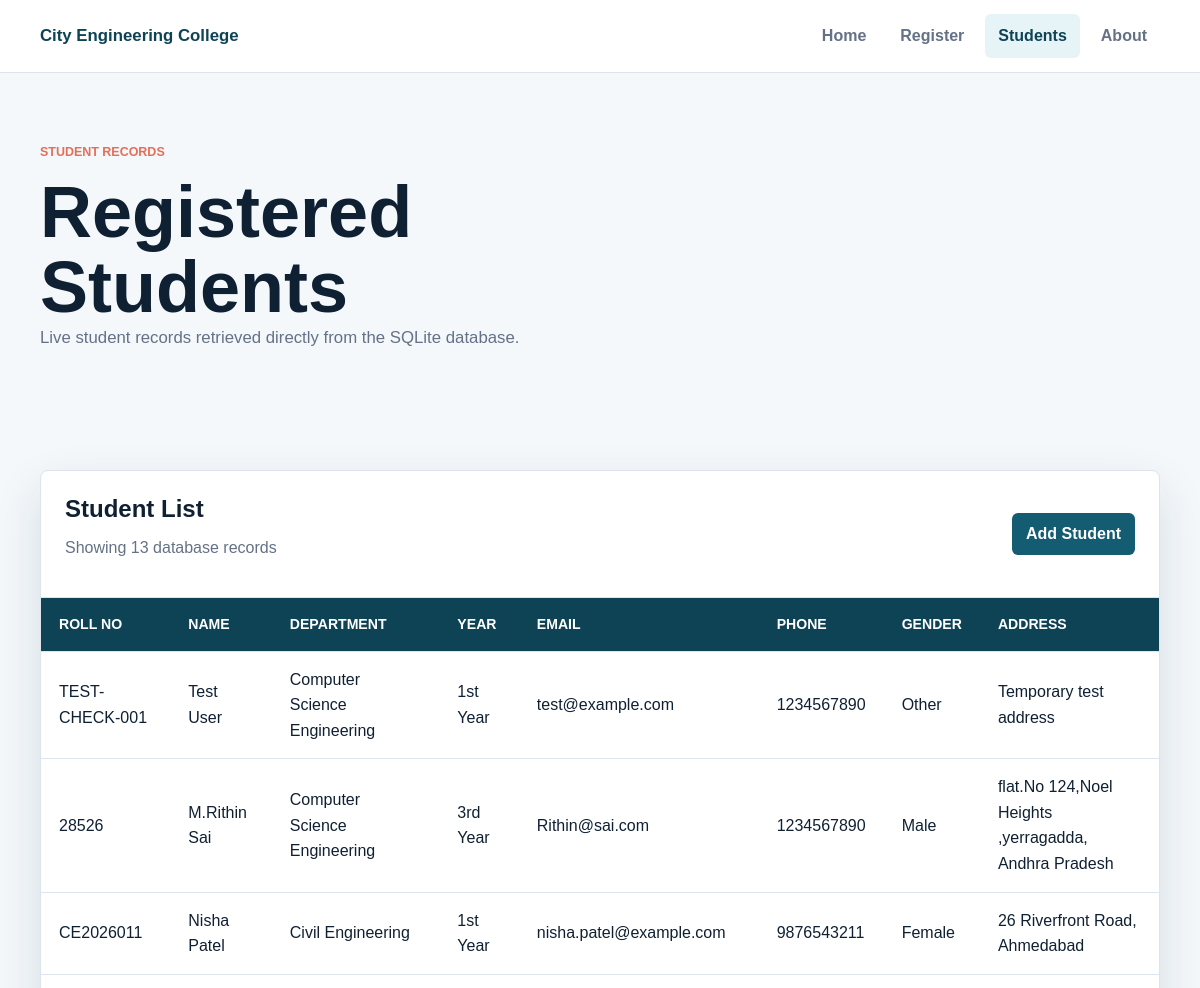
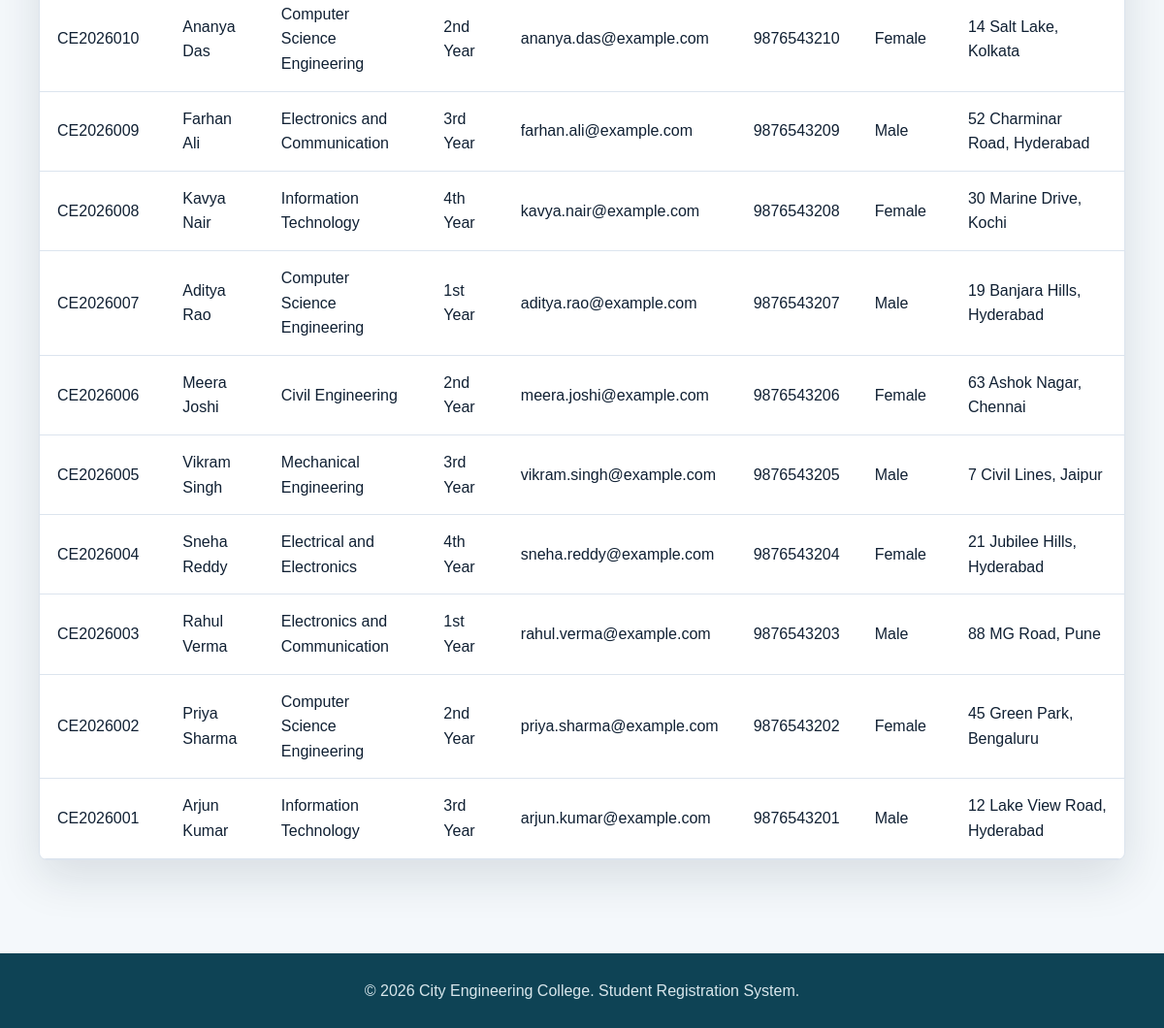
/students, run on the app's committed database (2 pictures, top to bottom).
### tables this page shows
CREATE TABLE students (
            id INTEGER PRIMARY KEY AUTOINCREMENT,
            student_name TEXT NOT NULL,
            roll_number TEXT NOT NULL UNIQUE,
            department TEXT NOT NULL,
            year TEXT NOT NULL,
            email TEXT NOT NULL,
            phone TEXT NOT NULL,
            gender TEXT NOT NULL,
            address TEXT NOT NULL,
            created_at TIMESTAMP DEFAULT CURRENT_TIMESTAMP
        );

### app.py (the view)
@app.route("/students")
def student_records():
    return render_template("students.html", students=get_students())

### app.py (called while the page is built)
def get_db():
    if "db" not in g:
        g.db = sqlite3.connect(DATABASE)
        g.db.row_factory = sqlite3.Row
    return g.db

def init_db():
    db = get_db()
    db.execute(
        """
        CREATE TABLE IF NOT EXISTS students (
            id INTEGER PRIMARY KEY AUTOINCREMENT,
            student_name TEXT NOT NULL,
            roll_number TEXT NOT NULL UNIQUE,
            department TEXT NOT NULL,
            year TEXT NOT NULL,
            email TEXT NOT NULL,
            phone TEXT NOT NULL,
            gender TEXT NOT NULL,
            address TEXT NOT NULL,
            created_at TIMESTAMP DEFAULT CURRENT_TIMESTAMP
        )
        """
    )
    db.commit()

def get_students():
    db = get_db()
    return db.execute(
        """
        SELECT id, student_name, roll_number, department, year,
               email, phone, gender, address, created_at
        FROM students
        ORDER BY id DESC
        """
    ).fetchall()

@app.before_request
def ensure_database():
    init_db()

### templates/students.html (shortened to what this page needs)
<!DOCTYPE html>
<html lang="en">
<head>
    <link rel="stylesheet" href="{{ url_for('static', filename='css/style.css') }}">
</head>
<body>
    <header class="site-header">
        <nav class="navbar">
            <a class="brand" href="{{ url_for('home') }}">City Engineering College</a>
            <div class="nav-links">
                <a href="{{ url_for('home') }}">Home</a>
                <a href="{{ url_for('register') }}">Register</a>
                <a class="active" href="{{ url_for('student_records') }}">Students</a>
                <a href="{{ url_for('about') }}">About</a>
            </div>
        </nav>
    </header>
    <main>
        <section class="page-banner">
            <p class="eyebrow">Student Records</p>
            <h1>Registered Students</h1>
            <p>Live student records retrieved directly from the SQLite database.</p>
        </section>
        <section class="section">
            <div class="table-card">
                <div class="table-header">
                    <div>
                        <h2>Student List</h2>
                        <p>Showing {{ students|length }} database records</p>
                    </div>
                    <a class="btn secondary small" href="{{ url_for('register') }}">Add Student</a>
                </div>
                <div class="table-wrapper">
                    <table>
                        <thead>
                            <tr>
                                <th>Roll No</th>
                                <th>Name</th>
                                <th>Department</th>
                                <th>Year</th>
                                <th>Email</th>
                                <th>Phone</th>
                                <th>Gender</th>
                                <th>Address</th>
                            </tr>
                        </thead>
                        <tbody>
                            {% for student in students %}
                            <tr>
                                <td>{{ student.roll_number }}</td>
                                <td>{{ student.student_name }}</td>
                                <td>{{ student.department }}</td>
                                <td>{{ student.year }}</td>
                                <td>{{ student.email }}</td>
                                <td>{{ student.phone }}</td>
                                <td>{{ student.gender }}</td>
                                <td>{{ student.address }}</td>
                            </tr>
                            {% else %}
                            <tr>
                                <td colspan="8" class="empty-state">No students registered yet.</td>
                            </tr>
                            {% endfor %}
                        </tbody>
                    </table>
                </div>
            </div>
        </section>
    </main>
    <footer class="footer">
        <p>&copy; 2026 City Engineering College. Student Registration System.</p>
    </footer>
</body>
</html>

### static/css/style.css (style rules this page uses)
:root { --ink: #102033; --muted: #657186; --line: #dce4ee; --panel: #ffffff; --soft: #f4f8fb; --primary: #145c72; --primary-dark: #0e4355; --accent: #e46f58; --accent-soft: #fff0ec; --shadow: 0 18px 48px rgba(16, 32, 51, 0.12); }
* { box-sizing: border-box; }
body { margin: 0; color: var(--ink); background: var(--soft); font-family: Arial, Helvetica, sans-serif; line-height: 1.6; }
a { color: inherit; text-decoration: none; }
.site-header { position: sticky; top: 0; z-index: 20; background: rgba(255, 255, 255, 0.94); border-bottom: 1px solid var(--line); backdrop-filter: blur(12px); }
.navbar { width: min(1120px, calc(100% - 32px)); min-height: 72px; margin: 0 auto; display: flex; align-items: center; justify-content: space-between; gap: 24px; }
.brand { color: var(--primary-dark); font-size: 1.05rem; font-weight: 800; }
.nav-links { display: flex; align-items: center; gap: 8px; flex-wrap: wrap; }
.nav-links a { border-radius: 6px; padding: 9px 13px; color: var(--muted); font-weight: 700; transition: background 0.2s ease, color 0.2s ease; }
.nav-links a:hover, .nav-links a.active { color: var(--primary-dark); background: #e7f4f7; }
.hero-content, .section, .page-banner { width: min(1120px, calc(100% - 32px)); margin: 0 auto; }
.eyebrow { margin: 0 0 12px; color: var(--accent); font-size: 0.78rem; font-weight: 800; letter-spacing: 0; text-transform: uppercase; }
.hero h1, .page-banner h1 { margin: 0; max-width: 680px; font-size: clamp(2.3rem, 6vw, 4.8rem); line-height: 1.04; }
.btn { display: inline-flex; min-height: 44px; align-items: center; justify-content: center; border: 0; border-radius: 6px; padding: 11px 18px; font: inherit; font-weight: 800; cursor: pointer; transition: transform 0.2s ease, box-shadow 0.2s ease, background 0.2s ease; }
.btn.secondary { color: #ffffff; background: var(--primary); }
.btn.small { min-height: 38px; padding: 8px 14px; }
.section { padding: 64px 0; }
.page-banner { padding: 70px 0 42px; }
.page-banner p:last-child { max-width: 660px; color: var(--muted); font-size: 1.05rem; }
h2, h3 { margin: 0 0 12px; line-height: 1.2; }
p { margin: 0 0 12px; }
.info-card, .feature-card, .registration-form, .table-card { border: 1px solid var(--line); border-radius: 8px; background: var(--panel); box-shadow: var(--shadow); }
.table-card { overflow: hidden; }
.table-header { display: flex; align-items: center; justify-content: space-between; gap: 18px; padding: 24px; border-bottom: 1px solid var(--line); }
.table-header p { color: var(--muted); }
.table-wrapper { overflow-x: auto; }
table { width: 100%; border-collapse: collapse; min-width: 1080px; }
th, td { padding: 15px 18px; text-align: left; border-bottom: 1px solid var(--line); }
th { color: #ffffff; background: var(--primary-dark); font-size: 0.88rem; text-transform: uppercase; }
tbody tr { transition: background 0.2s ease; }
.footer { margin-top: 32px; padding: 26px 16px; color: #d9e7ec; background: var(--primary-dark); text-align: center; }
.footer p { margin: 0; }

### data on the page
students: roll_number "TEST-CHECK-001", student_name "Test User", department "Computer Science Engineering", year "1st Year", email "test@example.com", phone "1234567890", gender "Other", address "Temporary test address"
students: roll_number "28526", student_name "M.Rithin Sai", department "Computer Science Engineering", year "3rd Year", email "Rithin@sai.com", phone "1234567890", gender "Male", address "flat.No 124,Noel Heights ,yerragadda, Andhra Pradesh"
students: roll_number "CE2026011", student_name "Nisha Patel", department "Civil Engineering", year "1st Year", email "nisha.patel@example.com", phone "9876543211", gender "Female", address "26 Riverfront Road, Ahmedabad"
students: roll_number "CE2026010", student_name "Ananya Das", department "Computer Science Engineering", year "2nd Year", email "ananya.das@example.com", phone "9876543210", gender "Female", address "14 Salt Lake, Kolkata"
students: roll_number "CE2026009", student_name "Farhan Ali", department "Electronics and Communication", year "3rd Year", email "farhan.ali@example.com", phone "9876543209", gender "Male", address "52 Charminar Road, Hyderabad"
students: roll_number "CE2026008", student_name "Kavya Nair", department "Information Technology", year "4th Year", email "kavya.nair@example.com", phone "9876543208", gender "Female", address "30 Marine Drive, Kochi"
students: roll_number "CE2026007", student_name "Aditya Rao", department "Computer Science Engineering", year "1st Year", email "aditya.rao@example.com", phone "9876543207", gender "Male", address "19 Banjara Hills, Hyderabad"
students: roll_number "CE2026006", student_name "Meera Joshi", department "Civil Engineering", year "2nd Year", email "meera.joshi@example.com", phone "9876543206", gender "Female", address "63 Ashok Nagar, Chennai"
students: roll_number "CE2026005", student_name "Vikram Singh", department "Mechanical Engineering", year "3rd Year", email "vikram.singh@example.com", phone "9876543205", gender "Male", address "7 Civil Lines, Jaipur"
students: roll_number "CE2026004", student_name "Sneha Reddy", department "Electrical and Electronics", year "4th Year", email "sneha.reddy@example.com", phone "9876543204", gender "Female", address "21 Jubilee Hills, Hyderabad"
students: roll_number "CE2026003", student_name "Rahul Verma", department "Electronics and Communication", year "1st Year", email "rahul.verma@example.com", phone "9876543203", gender "Male", address "88 MG Road, Pune"
students: roll_number "CE2026002", student_name "Priya Sharma", department "Computer Science Engineering", year "2nd Year", email "priya.sharma@example.com", phone "9876543202", gender "Female", address "45 Green Park, Bengaluru"
students: roll_number "CE2026001", student_name "Arjun Kumar", department "Information Technology", year "3rd Year", email "arjun.kumar@example.com", phone "9876543201", gender "Male", address "12 Lake View Road, Hyderabad"

### other printed values
{{ students|length }} "13"
